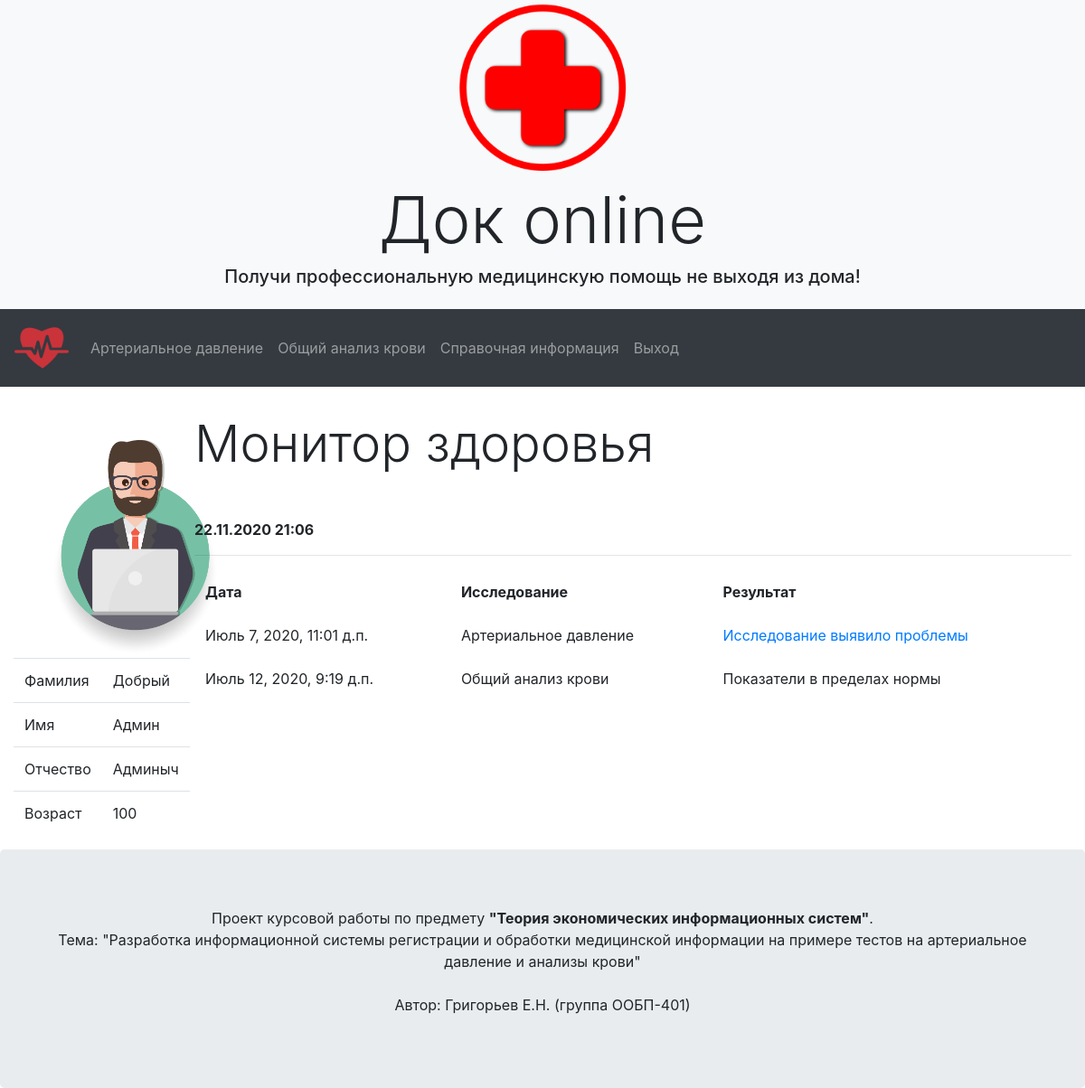
Before: / (signed in) with the older database file.
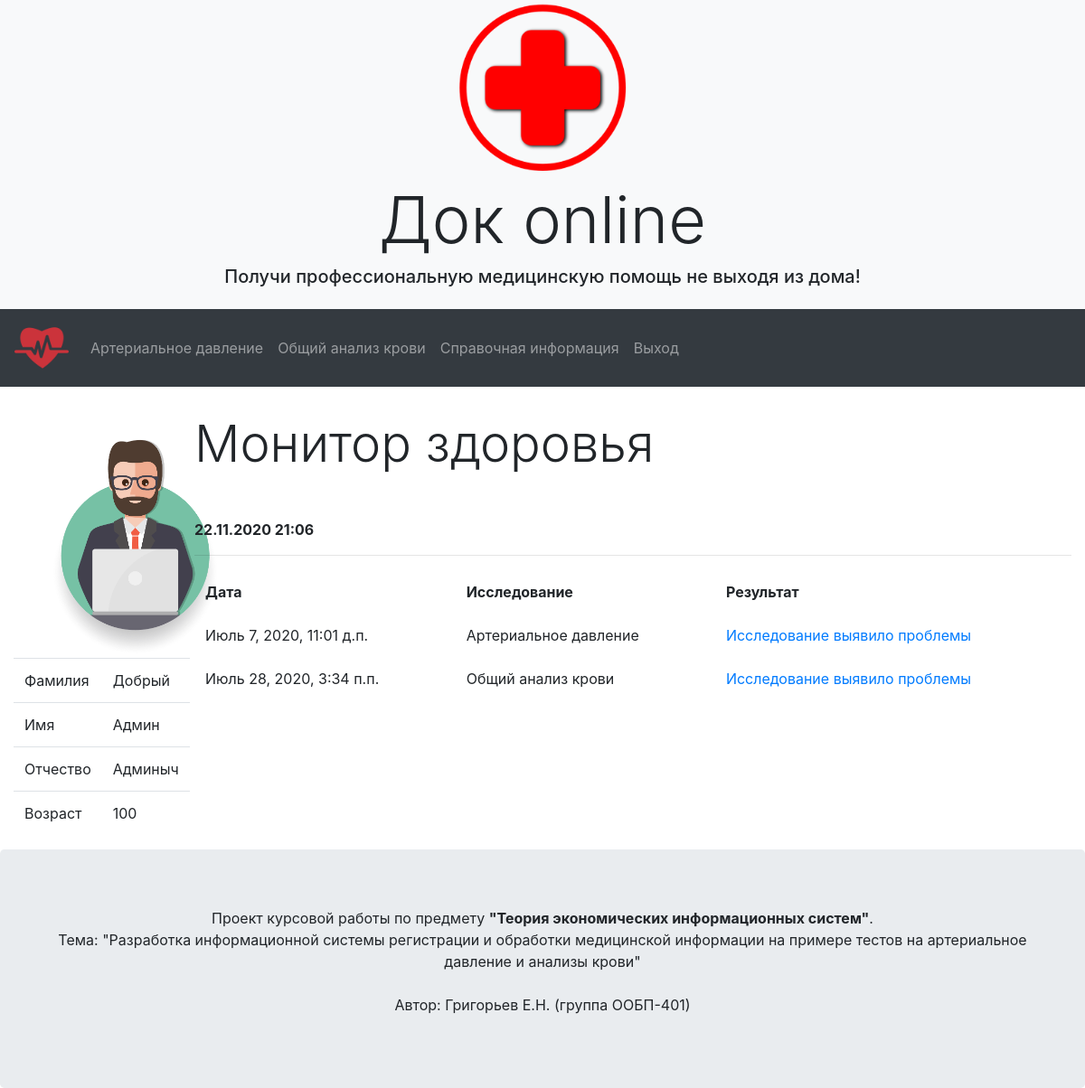
After: the same page with the newer database file.
### monitor/models.py (models this page shows, shortened)
class Blood(models.Model):
    person = models.ForeignKey(User, on_delete=models.CASCADE, verbose_name='Профиль', default=1)
    problem = models.BooleanField(verbose_name="Проблема?", default=False)
    fast_check = models.CharField(max_length=1000, default='Общий анализ крови проблем не выявил')
    date = models.DateTimeField(auto_now=True)
    RBC = models.DecimalField(verbose_name="Эритроциты (× 10х12/л)", default="4.1", max_digits=5, decimal_places=2)
    problem_RBC = models.BooleanField(default=False)
    MCV = models.DecimalField(verbose_name="Средний объем эритроцитов (фл или мкм3)",
                              default="81.0", max_digits=5, decimal_places=2)
    problem_MCV = models.BooleanField(default=False)
    MCH = models.DecimalField(verbose_name="Средний уровень HGB в эритроците (пг)",
                              default="26.0", max_digits=5, decimal_places=2)
    problem_MCH = models.BooleanField(default=False)
    MCHC = models.DecimalField(verbose_name="Средняя концентрация эритроцитов в гемоглобине (%)",
                               default="31.0", max_digits=5, decimal_places=2)
    problem_MCHC = models.BooleanField(default=False)
    RFV = models.DecimalField(verbose_name="Анизоцитоз эритроцитов (%)",
                              default="11.4", max_digits=5, decimal_places=2)
    problem_RFV = models.BooleanField(default=False)
    HGB = models.DecimalField(verbose_name="Гемоглобин (г/л)", default="128.0", max_digits=5, decimal_places=2)
    problem_HGB = models.BooleanField(default=False)
    HCT = models.DecimalField(verbose_name="Гематокрит (в % соотношении)",
                              default="40.0", max_digits=5, decimal_places=2)
    problem_HCT = models.BooleanField(default=False)
    CP = models.DecimalField(verbose_name="Цветной показатель", default="0.9", max_digits=5, decimal_places=2)
    problem_CP = models.BooleanField(default=False)
    PLT = models.DecimalField(verbose_name="Тромбоциты (× 10х9/л)", default="178.0", max_digits=5, decimal_places=2)
    problem_PLT = models.BooleanField(default=False)
    ESR = models.DecimalField(verbose_name="СОЭ (мм/ч)", default="2.0", max_digits=5, decimal_places=2)
    problem_ESR = models.BooleanField(default=False)
    MPV = models.DecimalField(verbose_name="Средний объем тромбоцитов (фл или мкм3)",
                              default="8.0", max_digits=5, decimal_places=2)
    problem_MPV = models.BooleanField(default=False)
    WBC = models.DecimalField(verbose_name="Лейкоциты (× 10х9/л)", default="4.0", max_digits=5, decimal_places=2)
    problem_WBC = models.BooleanField(default=False)
    class Meta:
        verbose_name = 'Общий анализ крови'
        verbose_name_plural = 'Общий анализ крови'

### monitor/views.py (the view)
# urls.py: path('', index, name='index'),
@login_required
def index(request):
    person = Person.objects.get(user=request.user)
    today = date.today()
    age = today.year - person.dob.year
    pressure = Arterial.objects.filter(person=request.user).last
    blood = Blood.objects.filter(person=request.user).last
    context = {
        'person': person,
        'age': age,
        'pressure': pressure,
        'blood': blood
    }
    return render(request, 'monitor/index.html', context)

### monitor/templates/monitor/index.html (shortened to what this page needs)
{% extends './account.html' %}
{% load bootstrap4 %}
{% block content %}
    <div class="display-4 pb-5">Монитор здоровья</div>
    <div class="row">
        <div class="col-sm-12">
            <p class="font-weight-bold"> {% now "d.m.Y H:i" %} </p>
            <hr>
            <table class="table table-borderless">
                <thead>
                  <tr>
                    <th>Дата</th>
                    <th>Исследование</th>
                    <th>Результат</th>
                  </tr>
                <tr>
                    <td>{{pressure.date}}</td>
                    <td>Артериальное давление</td>
                    <td>{% if pressure.problem%}
                            <a href="{% url 'monitor:bp' %}">Исследование выявило проблемы</a>
                        {% else %}
                            Показатели в пределах нормы
                        {% endif %}
                    </td>
                </tr>
                <tr>
                    <td>{{blood.date}}</td>
                    <td>Общий анализ крови</td>
                    <td>{% if blood.problem%}
                        <a href="{% url 'monitor:blood' %}">Исследование выявило проблемы</a>
                        {% else %}
                            Показатели в пределах нормы
                        {% endif %}
                    </td>
                </tr>
                </thead>
            </table>
        </div>
    </div>
{% endblock %}

Changed rows visible on the page:
no longer on this page (row unchanged): Blood: date "Июль 12, 2020, 9:19 д.п."
added Blood: date "Июль 28, 2020, 3:34 п.п."
Other visible differences:
text no longer shown: "Показатели в пределах нормы"
text now shown: "Исследование выявило проблемы"
